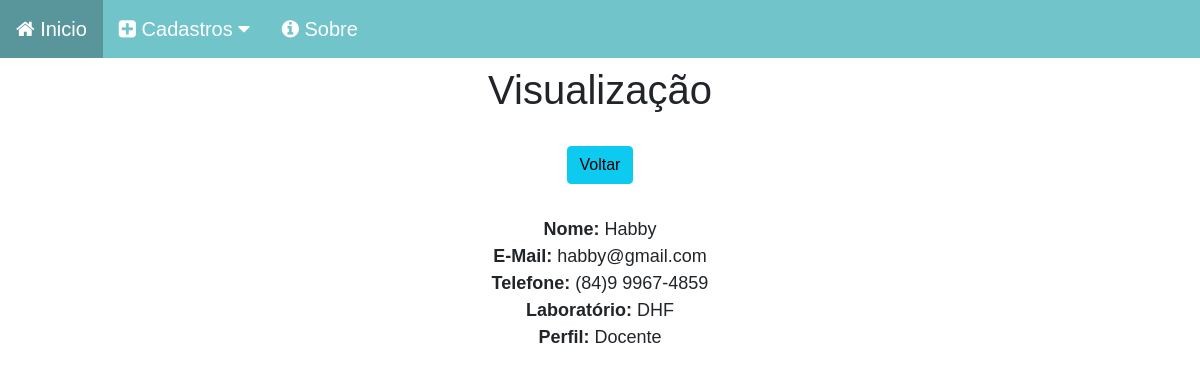
/membros/view/1, run on the app's committed database.
### membros_app/models.py (models this page shows, shortened)
class Membro(models.Model):
    nome = models.CharField(max_length=60)
    email = models.CharField(max_length=30)
    telefone = models.CharField(max_length=20)
    laboratorio = models.ForeignKey(to='laboratorio_app.Lab', on_delete=models.CASCADE,null=True, blank=True)
    membro_perfil = models.ForeignKey(Perfil, on_delete=models.CASCADE, null=True, blank=True)

class Perfil(models.Model):
    titulo = models.CharField(max_length=50)
    def __str__(self):
        return self.titulo

### laboratorio_app/models.py (models this page shows)
class Lab(models.Model):
    descricao = models.CharField(max_length=60)
    nome = models.CharField(max_length=60)
    coordenador = models.ForeignKey(Membro,on_delete=models.SET_NULL, related_name='coordenador', null=True, blank=True)
    vice_coordenador = models.ForeignKey(Membro, on_delete=models.SET_NULL, related_name='vice_coordenador', null=True, blank=True)
    def __str__(self):
        return self.nome

### membros_app/views.py (the view)
# urls.py: path('view/<int:id>', views.visualizar_membro, name = 'visualizar_membro'),
def visualizar_membro(request, id):
    membro = Membro.objects.get(pk = id)
    return render(request, 'membro_view.html', {'membro': membro})

### membros_app/templates/membro_view.html (shortened to what this page needs)
{% extends 'base.html' %}
{% load static %}
{% block content %}
    <div class='col-8 m-auto pt-2 pb-2 text-center'>
        <h1>Visualização</h1>
    </div>
    <div class='col-8 m-auto pt-3 pb-2 text-center'>
        <a href="/membros" class="btn btn-info">Voltar</a>
    </div>
    <div class='col-8 m-auto pt-4 pb-2 text-center'>
        <strong>Nome: </strong>{{membro.nome}}<br>
        <strong>E-Mail: </strong>{{membro.email}}<br>
        <strong>Telefone: </strong>{{membro.telefone}}<br>
        <strong>Laboratório: </strong>{{membro.laboratorio}}<br>
        <strong>Perfil: </strong>{{membro.membro_perfil}}<br>
    </div>
{% endblock content %}

### static/css/estilo.css (style rules this page uses)
* { margin: 0; padding: 0; box-sizing: border-box; }
body { font-family: Arial, Helvetica, sans-serif; font-size: 18px; }

### data on the page
Membro: nome "Habby", email "habby@gmail.com", telefone "(84)9 9967-4859", laboratorio "DHF", membro_perfil "Docente"
